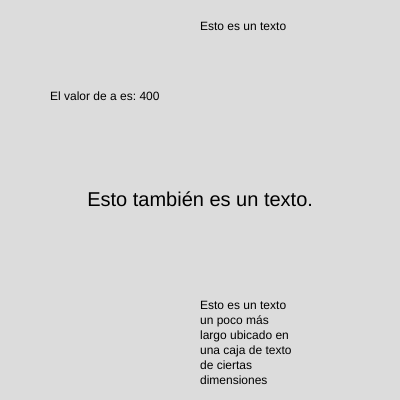
Frame 1 (no input)
Frame 60 (no input): identical to frame 1, image omitted
Frame 120 (the mouse pressed at the canvas centre since frame 60): identical to frame 1, image omitted

The p5.js sketch that drew this single still picture (run headless with seeded random() and noise() and a simulated clock; from frame 60 on, the mouse is pressed at the canvas centre):

// p5.js sketch
// ── sketch.js
let texto="Esto es un texto";
let a=400;

function setup() {
  createCanvas(400, 400);
}

function draw() {
  background(220);
  text(texto, 200,30);
  text("El valor de a es: "+a, 50,100);
  
  push();
  textAlign(CENTER,CENTER);
  textSize(20);
  text("Esto también es un texto.",200,200);
  pop();
  
  text("Esto es un texto un poco más largo ubicado en una caja de texto de ciertas dimensiones",200,300,100,150);
}
